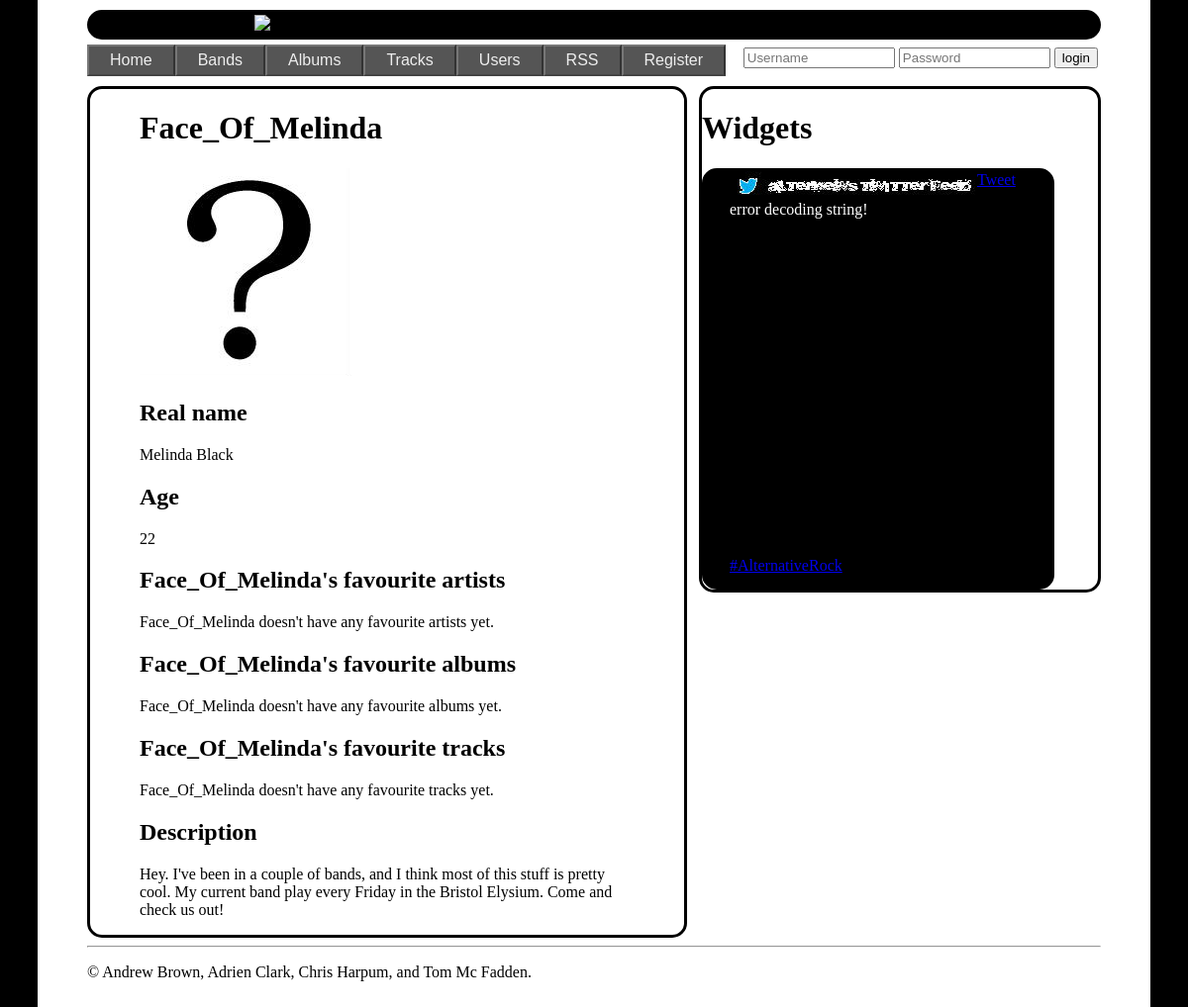
/userlist.php?userid=6, run on an earlier commit of the app's database.
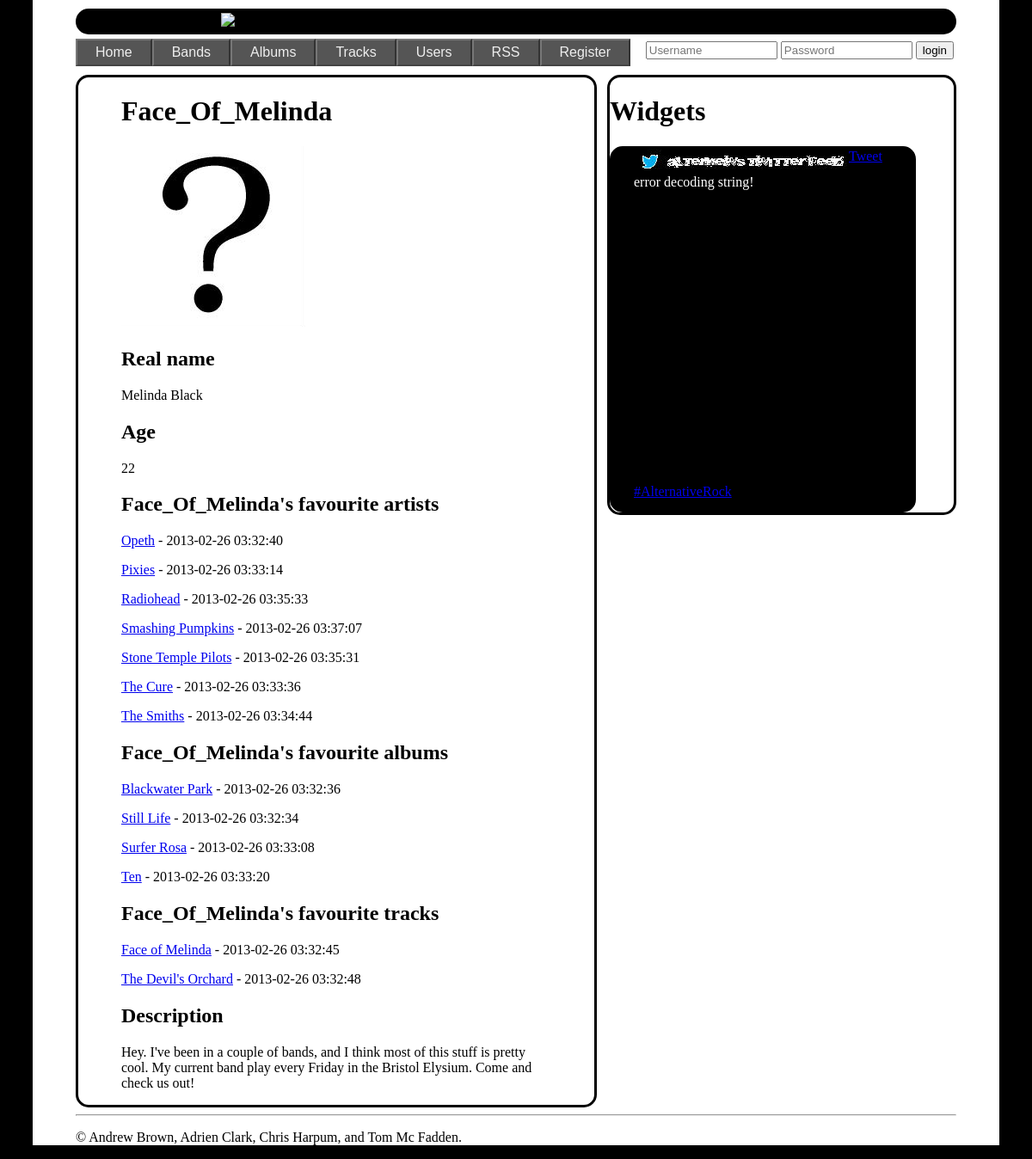
And on a later commit of the database.
### tables this page shows
CREATE TABLE IF NOT EXISTS `user` (
  `userid` int(11) NOT NULL AUTO_INCREMENT,
  `username` varchar(100) NOT NULL,
  `userpassword` varchar(100) NOT NULL,
  `userrealname` varchar(100) DEFAULT NULL,
  `userage` int(11) DEFAULT NULL,
  `userdescription` varchar(5000) DEFAULT NULL,
  `useravataruri` varchar(500) NOT NULL DEFAULT './Images/UserAvatars/default.jpg',
  PRIMARY KEY (`userid`),
  UNIQUE KEY `username` (`username`)
);

CREATE TABLE IF NOT EXISTS `favouriteartists` (
  `artistdatetimefavourited` datetime NOT NULL,
  `userid` int(11) NOT NULL,
  `artistid` int(11) NOT NULL,
  PRIMARY KEY (`userid`,`artistid`),
  KEY `fk2_favouriteartists_to_artist` (`artistid`),
  KEY `artistid` (`artistid`),
  KEY `artistid_2` (`artistid`)
);

CREATE TABLE IF NOT EXISTS `artist` (
  `artistid` int(11) NOT NULL AUTO_INCREMENT,
  `artistname` varchar(100) NOT NULL,
  `artistdescription` varchar(5000) DEFAULT NULL,
  PRIMARY KEY (`artistid`),
  UNIQUE KEY `artistname` (`artistname`)
);

CREATE TABLE IF NOT EXISTS `favouritealbums` (
  `albumdatetimefavourited` datetime NOT NULL,
  `albumid` int(11) NOT NULL,
  `userid` int(11) NOT NULL,
  PRIMARY KEY (`albumid`,`userid`)
);

CREATE TABLE IF NOT EXISTS `album` (
  `albumid` int(11) NOT NULL AUTO_INCREMENT,
  `albumname` varchar(100) NOT NULL,
  `albumreleasedate` date DEFAULT NULL,
  `albumdescription` varchar(5000) DEFAULT NULL,
  `albumcoveruri` varchar(500) DEFAULT NULL,
  `artistid` int(11) NOT NULL,
  PRIMARY KEY (`albumid`),
  UNIQUE KEY `albumname` (`albumname`),
  KEY `fk1_album_to_artist` (`artistid`)
);

CREATE TABLE IF NOT EXISTS `favouritetracks` (
  `trackdatetimefavourited` datetime NOT NULL,
  `userid` int(11) NOT NULL,
  `trackid` int(11) NOT NULL,
  PRIMARY KEY (`userid`,`trackid`)
);

CREATE TABLE IF NOT EXISTS `track` (
  `trackid` int(11) NOT NULL AUTO_INCREMENT,
  `trackname` varchar(100) NOT NULL,
  `trackdescription` varchar(5000) DEFAULT NULL,
  `albumid` int(11) NOT NULL,
  `artistid` int(11) NOT NULL,
  PRIMARY KEY (`trackid`),
  KEY `fk1_track_to_album` (`albumid`),
  KEY `fk2_track_to_artist` (`artistid`)
);

### userlist.php (the view, shortened to what this page needs)
<!DOCTYPE html>
<html>
    <head>
        <link rel="stylesheet" type="text/css" href="./CSS/alternews.css">
    </head>
    <body>
        <?php include_once 'header.php'; ?>
        <?php
        if (isset($_GET['userid'])) {
            show_user($_GET['userid']);
        }
        include_once 'widgetpane.php';
        ?>
    </body>
</html>
<?php
function show_user($userid) {
    global $db_hostname,
            $db_username,
            $db_password,
            $db_database;
    echo "<div id='pagecontent'>\n";
    if (!($db_server = mysqli_connect($db_hostname, $db_username, $db_password, $db_database))) {
        echo "<p>Could not connect to database: " . mysqli_error($db_server) . "</p>\n";
    } else {
        $userquery = "SELECT userid, username, userrealname, useravataruri, userage, " .
                "userdescription FROM user WHERE userid=$userid";
        if (!($result = mysqli_query($db_server, $userquery))) {
            echo "<p>Whoops! Couldn\'t find user!</p>\n";
        } else {
            $userdetails = mysqli_fetch_assoc($result);
            echo "<h1>{$userdetails['username']}</h1>\n";
            echo "<img src={$userdetails['useravataruri']}>\n";
            echo "<h2>Real name</h2><p>{$userdetails['userrealname']}</p>\n";
            echo "<h2>Age</h2> <p>{$userdetails['userage']}</p>\n";
            $favouriteartistquery = "SELECT artistid, artistname, artistdatetimefavourited " .
                    "FROM user NATURAL JOIN favouriteartists NATURAL JOIN artist " .
                    "WHERE favouriteartists.userid = {$userdetails['userid']} " .
                    "ORDER BY artistname ASC";
            echo "<h2>{$userdetails['username']}'s favourite artists</h2>\n";
            $result = mysqli_query($db_server, $favouriteartistquery);
            if (!mysqli_num_rows($result)) {
                echo "<p>{$userdetails['username']} doesn't have any favourite artists yet.</p>\n";
            } else {
                $len = mysqli_num_rows($result);
                for ($i = 0; $i < $len; ++$i) {
                    $favouritedetails = mysqli_fetch_assoc($result);
                    echo "<p><a href='bandlist.php?artistid={$favouritedetails['artistid']}'>" .
                         "{$favouritedetails['artistname']}</a> - {$favouritedetails['artistdatetimefavourited']}</p>\n";
                }
            }
            $favouritealbumquery = "SELECT albumid, albumname, albumdatetimefavourited " .
                    "FROM user NATURAL JOIN favouritealbums NATURAL JOIN album " .
                    "WHERE favouritealbums.userid = {$userdetails['userid']} " .
                    "ORDER BY albumname ASC";
            echo "<h2>{$userdetails['username']}'s favourite albums</h2>\n";
            $result = mysqli_query($db_server, $favouritealbumquery);
            if (!mysqli_num_rows($result)) {
                echo "<p>{$userdetails['username']} doesn't have any favourite albums yet.</p>\n";
            } else {
                $len = mysqli_num_rows($result);
                for ($i = 0; $i < $len; ++$i) {
                    $favouritealbumdetails = mysqli_fetch_assoc($result);
                    echo "<p><a href='albumlist.php?albumid={$favouritealbumdetails['albumid']}'>" .
                         "{$favouritealbumdetails['albumname']}</a> - {$favouritealbumdetails['albumdatetimefavourited']}</p>\n";
                }
            }
            $favouritetrackquery = "SELECT trackid, trackname, trackdatetimefavourited " .
                    "FROM user NATURAL JOIN favouritetracks NATURAL JOIN track " .
                    "WHERE favouritetracks.userid = {$userdetails['userid']} " .
                    "ORDER BY trackname ASC";
            echo "<h2>{$userdetails['username']}'s favourite tracks</h2>\n";
            $result = mysqli_query($db_server, $favouritetrackquery);
            if (!mysqli_num_rows($result)) {
                echo "<p>{$userdetails['username']} doesn't have any favourite tracks yet.</p>\n";
            } else {
                $len = mysqli_num_rows($result);
                for ($i = 0; $i < $len; ++$i) {
                    $favouritetrackdetails = mysqli_fetch_assoc($result);
                    echo "<p><a href='tracklist.php?trackid={$favouritetrackdetails['trackid']}'>" .
                         "{$favouritetrackdetails['trackname']}</a> - {$favouritetrackdetails['trackdatetimefavourited']}</p>\n";
                }
            }
            echo "<h2>Description</h2> <p>{$userdetails['userdescription']}</p>\n";
        }
    }
    echo "</div>\n";
}
?>

### header.php
<header>
    <img src="./Images/alternatelogo2.bmp">
</header>
<div class="mainnav">
    <ul id="list-nav">
        <li><a href="index.php">Home</a></li>
        <li><a href="bandlist.php">Bands</a></li>
        <li><a href="albumlist.php">Albums</a></li>
        <li><a href="tracklist.php">Tracks</a></li>
        <li><a href="userlist.php">Users</a></li>
        <li><a href="rssfeed.php">RSS</a></li>
        <li><a href="registration.php">Register</a></li>
    </ul>
</div>
<?php
echo "<div class=login> \n";
echo "<form class='login' action='login.php' method='post'>\n";
echo "<table class='login'>\n";
echo "<tr>\n";
if (isset($_COOKIE["userid"])) {
    echo "<td><img src='{$_COOKIE['useravataruri']}' height='25' width='25'/></td>";
    echo "<td>Hi, {$_COOKIE['username']}!</td>";
    echo "<td><input type='submit' name='logout' value='logout' /></td>";
} else {
    echo "<td><input type='text' id='Name' name='username' placeholder='Username' size='16'/></td>\n";
    echo "<td><input type='password' id='Password' name='password' placeholder='Password' size='16'/></td>\n";
    echo "<td><input type='submit' name='login' value='login' /></td>\n";
}
echo "</tr>\n";
echo "</table>\n";
echo "</form>\n";
echo "</div>  \n";
?>

### widgetpane.php
<div id="widgetpane">
    <h1>Widgets</h1>
    <?php require_once ("./Widgets/andrewstwitterwidget.php")?>
</div>

### Widgets/andrewstwitterwidget.php (shortened to what this page needs)
<?php
$twitterquery = "http://search.twitter.com/search.json?";
require_once("C:/xampp/htdocs/MusicMashup/databasevars.php");
$db_server = mysqli_connect($db_hostname, $db_username, $db_password, $db_database);
if (isset($_GET['artistid']) || isset($_GET['albumid']) || isset($_GET['trackid'])) {
    if (isset($_GET['artistid'])) {
        $query = "SELECT artistname, artistid FROM artist WHERE artistid = {$_GET['artistid']}";
    } else if (isset($_GET['albumid'])) {
        $query = "SELECT artistname, artistid FROM album NATURAL JOIN artist WHERE albumid = {$_GET['albumid']}";
    } else if (isset($_GET['trackid'])) {
        $query = "SELECT artistname, artistid FROM track NATURAL JOIN artist WHERE trackid = {$_GET['trackid']}";
    }
    $result = mysqli_query($db_server, $query);
    $artistdetails = mysqli_fetch_assoc($result);
    $search = str_replace(" ", "", $artistdetails['artistname']);
    $artistid = $artistdetails['artistid'];
} else {
    $search = "AlternativeRock";
    $artistid = 0;
}
$cachequery = "SELECT twitterjsonstring FROM twittercache WHERE artistid=$artistid" .
        " AND NOW() < ADDDATE(twitterdatetimecached, INTERVAL 3 MINUTE)";
if (!$results = mysqli_query($db_server, $cachequery)) {
    echo "SQL query error: " . $mysqli_error($db_server);
} else {
    if (mysqli_num_rows($results) != 0) {
        $twitterdetails = mysqli_fetch_assoc($results);
        $jsonstring = $twitterdetails['twitterjsonstring'];
    } else {
        $twitterquery .= "q=" . $search . "&rpp=100&lang=en&resulttype=mixed&include_entities=true";
        $jsonstring = file_get_contents($twitterquery);
    }
}
?>
<div id="twitterwidget">
    <img src="Widgets/Twitterlogo.jpg" />
    <div id="twitterbody">
        <?php
        if (($twitterjson = json_decode($jsonstring)) == null) {
            echo "error decoding string!";
        }
        ?>
    </div>
    <a href="https://twitter.com/intent/tweet?button_hashtag=<?php echo $search; ?>
       &text=I%20found%20this%20band%20on%20Alternews!" class="twitter-hashtag-button">Tweet #<?php echo $search; ?></a>
</div>

### CSS/alternews.css (style rules this page uses)
html { display: block; overflow: auto; background-color: black; }
body { display: block; background-color: white; width: 1024px; min-height: 1024px; margin: auto; padding-right: 50px; padding-left:50px; padding-top: 10px; }
div#pagecontent { display: block; float: left; color: black; border: 3px solid black; border-radius: 15px; padding: 0px 50px 0px; width: 500px; }
header { background: black; display: block; border: 5px solid black; border-radius: 15px; padding: 0px 164px 0px }
div.login { display: inline; overflow: hidden; }
table.login { float:right; margin-top: 5px; margin-bottom: 0px; margin-left: 0px; margin-right: 0px; }
div.mainnav { overflow: hidden; display:inline; }
ul#list-nav { float: left; margin-top: 5px; margin-right: 0px; margin-left: 0px; margin-bottom: 5px; padding-top: 0px; padding-bottom: 5px; padding-left: 0px; padding-right: 0px; list-style:none; overflow: auto; font-family: Verdana, Geneva, sans-serif; }
ul#list-nav li { display:inline }
ul#list-nav li a { text-decoration:none; display: block; padding:5px 21px; background:#555555; color:#eee; float:left; text-align:center; border-top:2px solid #777777; border-right:2px solid #333333; border-bottom:2px solid #444444; border-left:2px solid #777777; font-family: Verdana, Geneva, sans-serif; }
div#widgetpane { background: white; color: black; width: 400px; min-height: 500px; float: right; display: block; border: 3px solid black; border-radius: 15px; }
div#twitterwidget { background: black; color: white; border: 3px solid black; border-radius: 15px; width: 300px; height: 420px; float: left; padding: 0px 25px; }
div#twitterwidget img { float: left; }
div#twitterbody { height: 350px; width: 300px; overflow: auto; float: left; margin-bottom: 10px; }

What changed in the data, as far as the page shows it:
shown differently, row unchanged: user "Face_Of_Melinda": username "Face_Of_Melinda" → (not shown)
added favouriteartists: artistid.artistname "Opeth", artistdatetimefavourited "2013-02-26 03:32:40"
added favouriteartists: artistid.artistname "Pixies", artistdatetimefavourited "2013-02-26 03:33:14"
added favouriteartists: artistid.artistname "Radiohead", artistdatetimefavourited "2013-02-26 03:35:33"
added favouriteartists: artistid.artistname "Smashing Pumpkins", artistdatetimefavourited "2013-02-26 03:37:07"
added favouriteartists: artistid.artistname "Stone Temple Pilots", artistdatetimefavourited "2013-02-26 03:35:31"
added favouriteartists: artistid.artistname "The Cure", artistdatetimefavourited "2013-02-26 03:33:36"
added favouriteartists: artistid.artistname "The Smiths", artistdatetimefavourited "2013-02-26 03:34:44"
added favouritealbums: albumid.albumname "Blackwater Park", albumdatetimefavourited "2013-02-26 03:32:36"
added favouritealbums: albumid.albumname "Still Life", albumdatetimefavourited "2013-02-26 03:32:34"
added favouritealbums: albumid.albumname "Surfer Rosa", albumdatetimefavourited "2013-02-26 03:33:08"
added favouritealbums: albumid.albumname "Ten", albumdatetimefavourited "2013-02-26 03:33:20"
added favouritetracks: trackid.trackname "Face of Melinda", trackdatetimefavourited "2013-02-26 03:32:45"
added favouritetracks: trackid.trackname "The Devil's Orchard", trackdatetimefavourited "2013-02-26 03:32:48"
Also different on the page:
text no longer shown: "doesn't have any favourite artists yet. doesn't have any favourite albums yet. doesn't have any favourite tracks yet."
